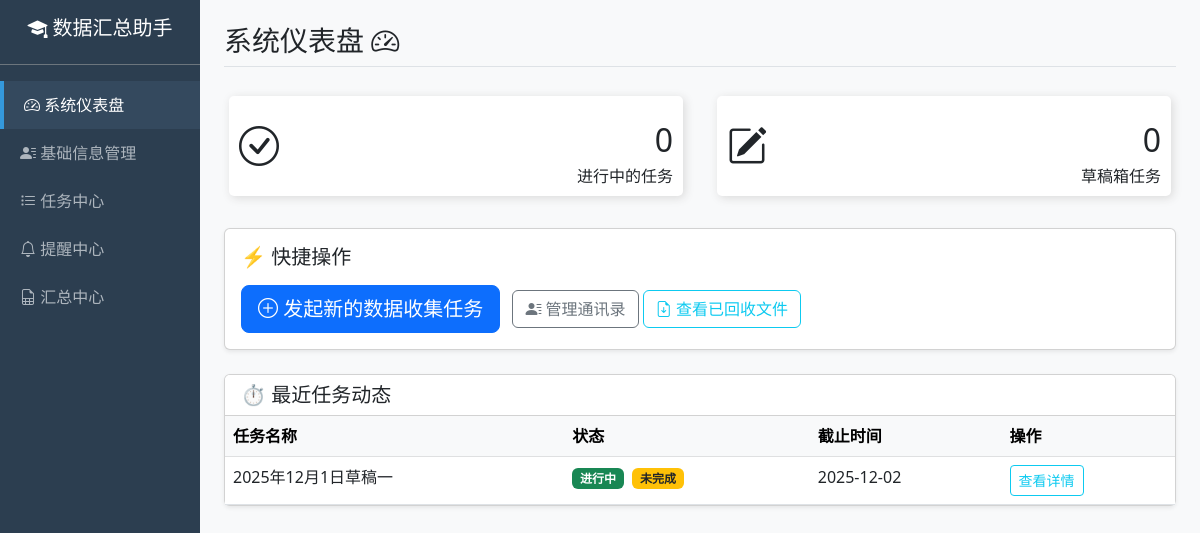
Before: / with the older database file.
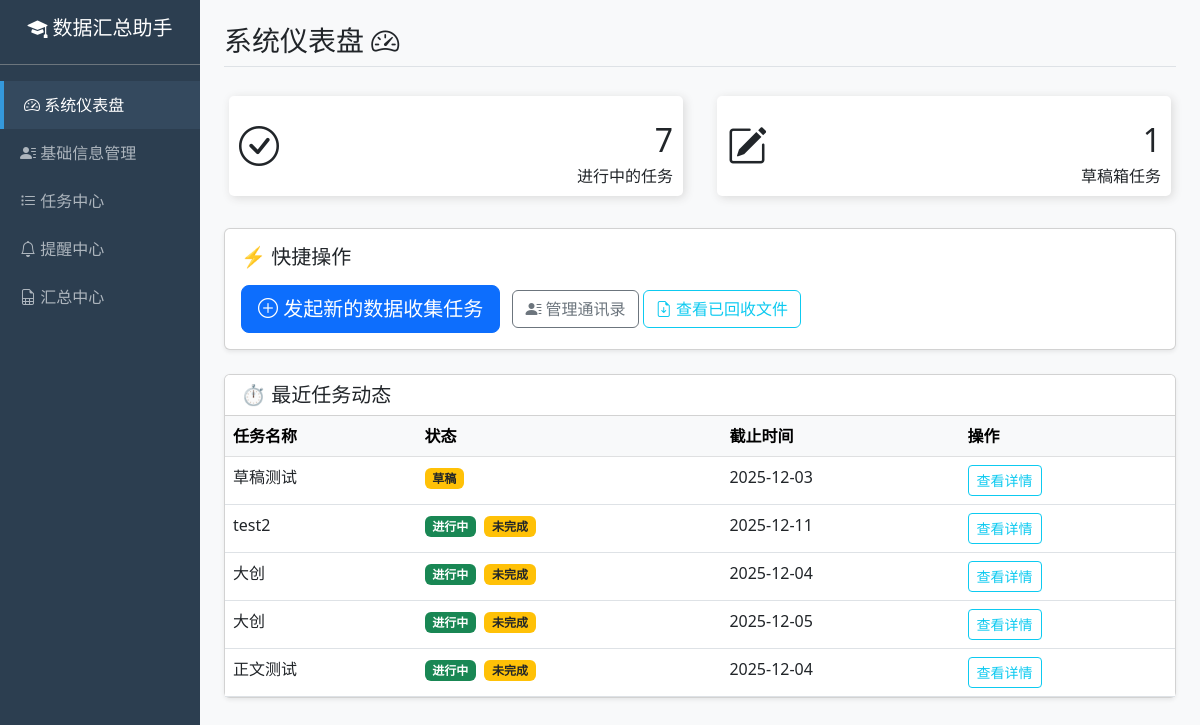
After: the same page with the newer database file.
### models.py (models this page shows, shortened)
class Task(db.Model):
    __tablename__ = 'tasks'
    task_id = db.Column(db.Integer, primary_key=True, autoincrement=True)
    task_name = db.Column(db.String(100), nullable=False)
    format_file = db.Column(db.String(200))
    start_time = db.Column(db.DateTime, default=datetime.now)
    end_time = db.Column(db.DateTime)
    reminder_time = db.Column(db.DateTime)
    status = db.Column(db.String(20), default='draft')
    email_subject = db.Column(db.String(200))  # 保存自定义标题
    email_content = db.Column(db.Text)  # 保存自定义正文

### app.py (the view)
@app.route('/')
def dashboard():
    total_teachers = Teacher.query.count()
    total_departments = Department.query.count()
    total_tasks = Task.query.count()
    today = date.today()
    today_str = today.strftime('%Y-%m-%d')
    active_tasks = Task.query.filter(
        Task.status == 'active',
        func.date(Task.end_time) > today_str,
        Task.end_time.isnot(None)  # 排除 NULL 值
    ).count()
    print(active_tasks)
    recent_tasks = Task.query.order_by(Task.start_time.desc()).limit(5).all()
    task_stats = {
        'draft': Task.query.filter_by(status='draft').count(),
        'active': active_tasks,
    }
    return render_template('dashboard.html',
                           total_teachers=total_teachers,
                           total_departments=total_departments,
                           total_tasks=total_tasks,
                           recent_tasks=recent_tasks,
                           task_stats=task_stats)

### templates/dashboard.html
{% extends "layout.html" %}
{% block content %}
<h3 class="mb-4 border-bottom pb-2">系统仪表盘 <i class="bi bi-speedometer2"></i></h3>
<div class="row mb-4">
    <div class="col-md-6">
        <div class="card-counter success">
            <i class="bi bi-check-circle fs-1 float-start"></i>
            <div class="float-end text-end">
                <span class="fs-2">{{ task_stats.active }}</span>
                <p>进行中的任务</p>
            </div>
        </div>
    </div>
    <div class="col-md-6">
        <div class="card-counter warning">
            <i class="bi bi-pencil-square fs-1 float-start"></i>
            <div class="float-end text-end">
                <span class="fs-2">{{ task_stats.draft }}</span>
                <p>草稿箱任务</p>
            </div>
        </div>
    </div>
</div>
<div class="card mb-4 shadow-sm">
    <div class="card-body">
        <h5 class="card-title mb-3">⚡ 快捷操作</h5>
        <a href="{{ url_for('task_center') }}" class="btn btn-primary btn-lg me-2">
            <i class="bi bi-plus-circle"></i> 发起新的数据收集任务
        </a>
        <a href="{{ url_for('contacts') }}" class="btn btn-outline-secondary">
            <i class="bi bi-person-lines-fill"></i> 管理通讯录
        </a>
         <a href="{{ url_for('recycled_files') }}" class="btn btn-outline-info">
            <i class="bi bi-file-earmark-arrow-down"></i> 查看已回收文件
        </a>
    </div>
</div>
<div class="card shadow-sm">
    <div class="card-header bg-white">
        <h5 class="mb-0">⏱️ 最近任务动态</h5>
    </div>
    <div class="card-body p-0">
        <table class="table table-hover mb-0">
            <thead class="table-light">
                <tr><th>任务名称</th><th>状态</th><th>截止时间</th><th>操作</th></tr>
            </thead>
            <tbody>
                {% for task in recent_tasks %}
                <tr>
                    <td>{{ task.task_name }}</td>
                    <td>
                        {% if task.status == 'draft' %}
                            <span class="badge bg-warning text-dark">草稿</span>
                        {% else %}
                            {% if task.time_status == '已终止' %}
                                <span class="badge bg-danger me-1">已终止</span>
                            {% else  %}
                                <span class="badge bg-success me-1">进行中</span>
                            {% endif %}
                            {% if task.reply_status == '已完成' %}
                                <span class="badge bg-primary">已完成</span>
                            {% else %}
                                <span class="badge bg-warning text-dark">未完成</span>
                            {% endif %}
                        {% endif %}
                    </td>
                    <td>{{ task.end_time.strftime('%Y-%m-%d') if task.end_time else '未设置' }}</td>
                    <td>
                        <a href="{{ url_for('task_detail', task_id=task.task_id) }}" class="btn btn-sm btn-outline-info">查看详情</a>
                    </td>
                </tr>
                {% else %}
                <tr><td colspan="4" class="text-center text-muted py-3">暂无任务动态</td></tr>
                {% endfor %}
            </tbody>
        </table>
    </div>
</div>
{% endblock %}

### templates/layout.html (shortened to what this page needs)
<!DOCTYPE html>
<html lang="zh-CN">
<head>
    <link href="https://cdn.jsdelivr.net/npm/bootstrap@5.3.0/dist/css/bootstrap.min.css" rel="stylesheet">
    <link rel="stylesheet" href="https://cdn.jsdelivr.net/npm/bootstrap-icons@1.10.0/font/bootstrap-icons.css">
</head>
<body>
<div class="container-fluid">
    <div class="row">
        <div class="col-md-2 sidebar p-0">
            <div class="p-3 text-center border-bottom border-secondary">
                <h4 class="fs-5"><i class="bi bi-mortarboard-fill"></i> 数据汇总助手</h4>
            </div>
            <nav class="mt-3">
                <a href="{{ url_for('dashboard') }}" class="{{ 'active' if request.endpoint == 'dashboard' else '' }}">
                    <i class="bi bi-speedometer2"></i> 系统仪表盘
                </a>
                <a href="{{ url_for('contacts') }}" class="{{ 'active' if request.endpoint == 'contacts' else '' }}">
                    <i class="bi bi-person-lines-fill"></i> 基础信息管理
                </a>
                <a href="{{ url_for('task_center') }}" class="{{ 'active' if request.endpoint == 'task_center' else '' }}">
                    <i class="bi bi-list-task"></i> 任务中心
                </a>
                <a href="#" class="">
                    <i class="bi bi-bell"></i> 提醒中心
                </a>
                <a href="{{ url_for('recycled_files') }}" class="{{ 'active' if request.endpoint == 'recycled_files' else '' }}">
                    <i class="bi bi-file-earmark-spreadsheet"></i> 汇总中心
                </a>
            </nav>
        </div>
        <div class="col-md-10 p-4">
            {% block content %}{% endblock %}
        </div>
    </div>
</div>
</body>
</html>

### templates/layout.html (style rules this page uses)
body { background-color: #f8f9fa; }
.sidebar { min-height: 100vh; background-color: #2c3e50; color: white; }
.sidebar a { color: #adb5bd; text-decoration: none; padding: 12px 20px; display: block; transition: 0.3s; }
.sidebar a:hover, .sidebar a.active { background-color: #34495e; color: white; border-left: 4px solid #3498db; }
.card-counter { box-shadow: 2px 2px 10px #DADADA; margin: 5px; padding: 20px 10px; background-color: #fff; height: 100px; border-radius: 5px; transition: .3s linear all; }

Changed rows visible on the page:
no longer on this page (row unchanged): Task: task_name "2025年12月1日草稿一", status "进行中", end_time "2025-12-02"
added Task: task_name "草稿测试", status "草稿", end_time "2025-12-03"
added Task: task_name "test2", status "进行中", end_time "2025-12-11"
added Task: task_name "大创", status "进行中", end_time "2025-12-04"
added Task: task_name "大创", status "进行中", end_time "2025-12-05"
added Task: task_name "正文测试", status "进行中", end_time "2025-12-04"
Other visible differences:
{{ task_stats.active }}: "0" → "7"
{{ task_stats.draft }}: "0" → "1"
